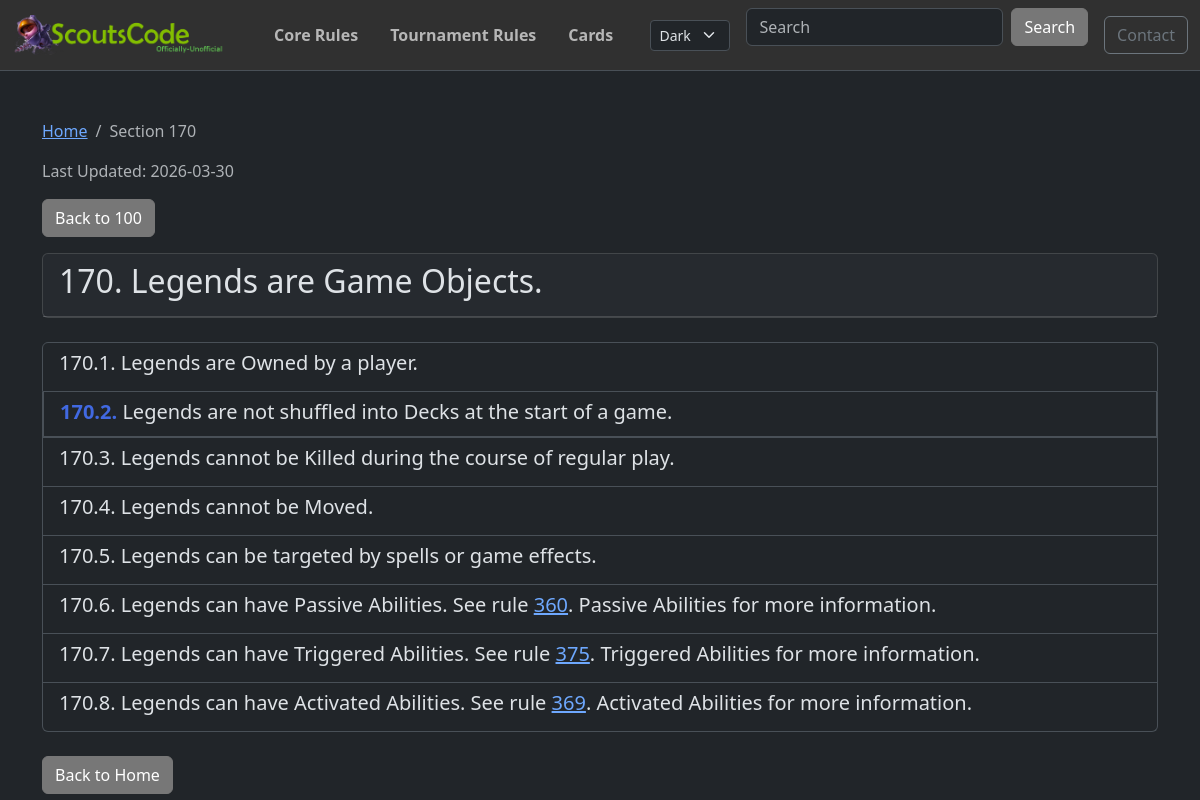
The app's page /crsections/170/, older data.
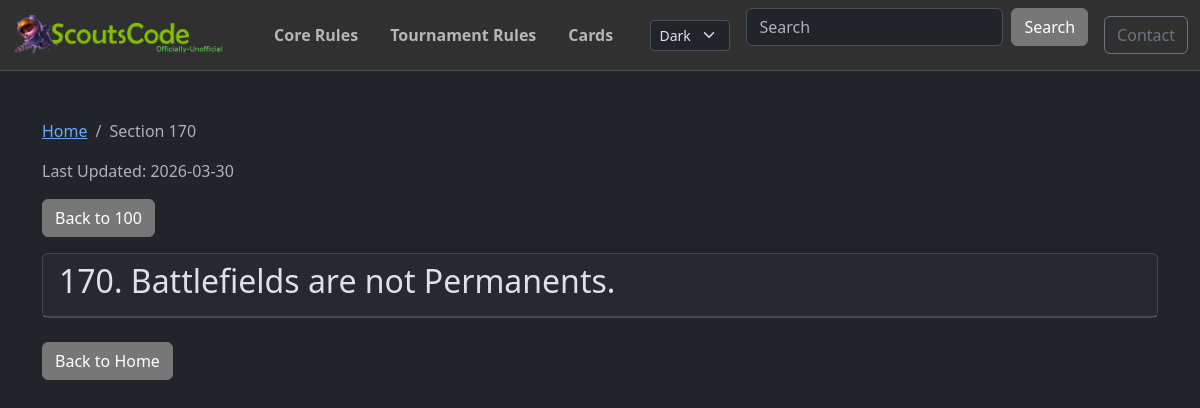
The same page, newer data.
### post/models.py (models this page shows, shortened)
class RuleSection(models.Model):
    RULE_TYPE_CHOICES = [
        ("TR", "Tournament Rules"),
        ("CR", "Comprehensive Rules"),
    ]
    rule_type = models.CharField(max_length=2, choices=RULE_TYPE_CHOICES)
    section = models.CharField(max_length=50, db_index=True)  # e.g., "703.4.a.5"
    text = models.TextField()
    annotations = models.TextField(blank=True, default="")
    parent = models.ForeignKey(
        "self", on_delete=models.CASCADE, null=True, blank=True, related_name="children"
    )
    order = models.IntegerField(default=0)
    class Meta:
        ordering = ["rule_type", "order", "section"]
        unique_together = ["rule_type", "section"]
        indexes = [
            models.Index(fields=["rule_type", "section"]),
            models.Index(fields=["parent", "order"]),
        ]
    def get_top_level_section(self):
        parts = self.section.split(".")
        first_part = parts[0]
        if len(first_part) >= 3:
            return first_part[0] + "00"
        return first_part
    def to_dict(self, include_children=True):
        data = {
            "section": self.section,
            "text": self.text,
            "annotations": self.annotations,
            "children": [],
        }
        if include_children:
            for child in self.children.all():
                data["children"].append(child.to_dict(include_children=True))
        return data

### post/views.py (the view)
# urls.py: path("crsections/<str:section>/", crsection_detail, name="crsection_detail"),
def crsection_detail(request, section):
    try:
        section_obj = RuleSection.objects.prefetch_related(
            "children__children__children__children"
        ).get(rule_type="CR", section=section)
    except RuleSection.DoesNotExist:
        raise Http404(f"Section {section} not found")
    data = section_obj.to_dict()
    top_level = section_obj.get_top_level_section()
    is_top_level = section == top_level
    data = format_section_text(data, section_type="cr")
    parent_section = None
    if section_obj.parent:
        parent_section = section_obj.parent.section
    context = {
        "section": data,
        "json_url": f"/crsections/{top_level}/",
        "is_top_level": is_top_level,
        "parent_section": parent_section,
        "last_updated": get_rules_last_updated("CR"),
    }
    return render(request, "crsection_detail.html", context)

### post/context_processors.py (called while the page is built)
def global_site_data(request):
    data = cache.get("global_site_data")
    if data is not None:
        return data
    copyright_asset = TextAsset.objects.filter(asset_type="copyright").first()
    logo_asset = TextAsset.objects.filter(asset_type="logo").first()
    default_copyright = "© 2025 Copyright "
    data = {
        "copyright_text": copyright_asset.content
        if copyright_asset
        else default_copyright,
        "logo_asset": logo_asset,
        "copyright_asset": copyright_asset,
    }
    cache.set("global_site_data", data, CACHE_TTL)
    return data

### post/views.py (called while the page is built, shortened)
def bold_before_colon(text):
    if ":" in text:
        parts = text.split(":", 1)
        return f"<strong>{parts[0]}:</strong>{parts[1]}"
    return text

def get_rules_last_updated(rule_type):
    if rule_type in _rules_last_updated_cache:
        return _rules_last_updated_cache[rule_type]

### post/templates/crsection_detail.html (shortened to what the changed rows need)
{% extends 'base.html' %}
{% load static %}
{% block content %}
    <div class="crsection-detail">
        <nav aria-label="breadcrumb">
            <ol class="breadcrumb">
                <li class="breadcrumb-item"><a href="/">Home</a></li>
                <li class="breadcrumb-item active" aria-current="page">Section {{ section.section }}</li>
            </ol>
        </nav>
        <div class="card mb-4">
            <div class="card-header">
                <div class="d-flex justify-content-between align-items-start">
                    <h2>{{ section.section }}. {{ section.text|safe }}</h2>
                </div>
            </div>
        </div>
        {% if is_top_level %}
            {% if section.children %}
                <div class="list-group mb-4">
                    {% for child in section.children %}
                        <a href="/crsections/{{ child.section }}/" class="list-group-item list-group-item-action">
                            <h5 class="mb-1"><span class="rule-number">{{ child.section }}.</span> {{ child.text|safe }}</h5>
                        </a>
                    {% endfor %}
                </div>
            {% else %}
                <div class="alert alert-info">This section has no subsections.</div>
            {% endif %}
        {% else %}
            {% if section.children %}
                <div class="list-group mb-4">
                    {% for child in section.children %}
                        {% if 'a' in child.section or 'b' in child.section or 'c' in child.section or 'd' in child.section or 'e' in child.section %}
                            <div class="list-group-item">
                                <div class="d-flex justify-content-between align-items-start">
                                    <h5 class="mb-2">{{ child.section }}. {{ child.text|safe }}</h5>
                                    {% if user.is_authenticated %}
                                    <button class="btn btn-sm btn-outline-primary ms-2 edit-annotation-btn" data-section="{{ child.section }}" data-rule-type="CR">Edit</button>
                                    {% endif %}
                                </div>
                                <div id="editor-container-{{ child.section }}" class="editor-container" data-annotation="{{ child.annotations }}">
                                    <div id="editor-{{ child.section }}" class="mb-2"></div>
                                    <button class="btn btn-sm btn-success save-annotation-btn" data-section="{{ child.section }}" data-rule-type="CR">Save</button>
                                    <button class="btn btn-sm btn-secondary cancel-annotation-btn" data-section="{{ child.section }}">Cancel</button>
                                </div>
                                {% if child.annotations %}
                                <div class="annotation-display">
                                    {{ child.annotations|safe }}
                                </div>
                                {% endif %}
                                {% if child.children %}
                                    {% for subchild in child.children %}
                                        <div class="ps-3 mb-2">
                                            <div class="d-flex justify-content-between align-items-start">
                                                <div><strong>{{ subchild.section }}.</strong> {{ subchild.text|safe }}</div>
                                                {% if user.is_authenticated %}
                                                <button class="btn btn-sm btn-outline-primary ms-2 edit-annotation-btn" data-section="{{ subchild.section }}" data-rule-type="CR">Edit</button>
                                                {% endif %}
                                            </div>
                                            <div id="editor-container-{{ subchild.section }}" class="editor-container" data-annotation="{{ subchild.annotations }}">
                                                <div id="editor-{{ subchild.section }}" class="mb-2"></div>
                                                <button class="btn btn-sm btn-success save-annotation-btn" data-section="{{ subchild.section }}" data-rule-type="CR">Save</button>
                                                <button class="btn btn-sm btn-secondary cancel-annotation-btn" data-section="{{ subchild.section }}">Cancel</button>
                                            </div>
                                            {% if subchild.annotations %}
                                            <div class="annotation-display">
                                                {{ subchild.annotations|safe }}
                                            </div>
                                            {% endif %}
                                            {% if subchild.children %}
                                                {% for leaf in subchild.children %}
                                                <div class="ps-3 mb-1">
                                                    <strong>{{ leaf.section }}.</strong> {{ leaf.text|safe }}
                                                </div>
                                                {% endfor %}
                                            {% endif %}
                                        </div>
                                    {% endfor %}
                                {% endif %}
                            </div>
                        {% else %}
                            {% if child.children %}
                            <a href="/crsections/{{ child.section }}/" class="list-group-item list-group-item-action">
                                <h5 class="mb-1"><span class="rule-number">{{ child.section }}.</span> {{ child.text|safe }}</h5>
                            </a>
                            {% else %}
                                <div class="list-group-item">
                                    <div class="d-flex justify-content-between align-items-start">
                                        <h5 class="mb-2">{{ child.section }}. {{ child.text|safe }}</h5>
                                    </div>
                                </div>
                            {% endif %}
                        {% endif %}
                    {% endfor %}
                </div>
            {% endif %}
        {% endif %}
    </div>
{% endblock %}

Row changes from the older to the newer data that the page shows:
removed RuleSection: section "170.1", text "Legends are Owned by a player."
removed RuleSection: section "170.2", text "Legends are not shufﬂed into Decks at the start of a game."
removed RuleSection: section "170.3", text "Legends cannot be Killed during the course of regular play."
removed RuleSection: section "170.4", text "Legends cannot be Moved."
removed RuleSection: section "170.5", text "Legends can be targeted by spells or game effects."
removed RuleSection: section "170.6"
removed RuleSection: section "170.7"
removed RuleSection: section "170.8"
changed RuleSection: text "Legends are Game Objects." → "Battlefields are not Permanents."
Text that changed along with them:
list line gone: ". Legends can have Passive Abilities. See rule 360 . Passive Abilities for more information."
list line gone: ". Legends can have Triggered Abilities. See rule 375 . Triggered Abilities for more information."
list line gone: ". Legends can have Activated Abilities. See rule 369 . Activated Abilities for more information."
